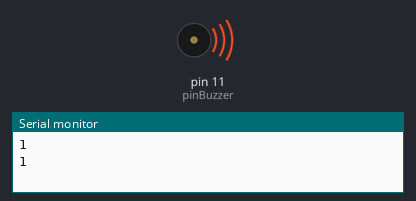
The sketch below on a simulated Arduino Uno, built with avr-gcc and run on an emulated ATmega328P. Shown: buzzer (waves = sounding), the last lines printed to the serial monitor.

Above: at 0.02 s.
At 2.69 s:
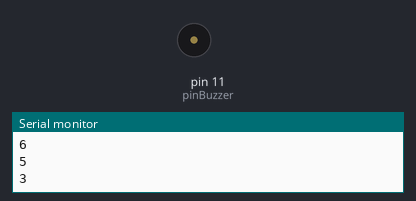
Timing chart, 0 to 3.0 s (numbered marks = the images above):
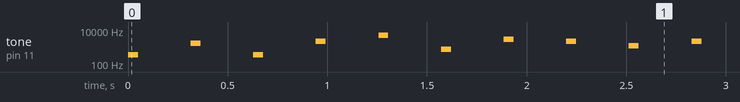

Measured:
- by itself, tone on pin 11 (pinBuzzer): plays 352 Hz for 0.05 s, 1675 Hz for 0.05 s, 352 Hz for 0.05 s, 2220 Hz for 0.05 s, 5032 Hz for 0.05 s, 746 Hz for 0.05 s … (414 notes in this stretch)

The sketch:

piOmega.ino
```cpp
int pinBuzzer = 11;

double mi = 166.32;
double fa = 176.22*2;
double fas = 186.65*4;
double sol = 197.74*6;
double sols = 209.48*8;
double la = 222.02*10;
double las = 235.22*12;
double si = 249.22*14;
double Do = 264.00*16;
double Dos = 279.60*18;


//double duracao = 314.15926535898;
double tempo = 314.15926535898;
int duracao = 50;


  byte valoresPi[1050] = {1,4,1,5,9,2,6,5,3,5,8,9,7,9,3,2,3,8,4,6,2,6,4,3,3,8,3,2,7,9,5,0,2,8,8,4,1,9,7,1,6,9,3,9,9,3,7,
  5,1,0,5,8,2,0,9,7,4,9,4,4,5,9,2,3,0,7,8,1,6,4,0,6,2,8,6,2,0,8,9,9,8,6,2,8,0,3,4,8,2,5,3,4,2,1,1,7,0,6,7,9,8,2,
  1,4,8,0,8,6,5,1,3,2,8,2,3,0,6,6,4,7,0,9,3,8,4,4,6,0,9,5,5,0,5,8,2,2,3,1,7,2,5,3,5,9,4,0,8,1,2,8,4,8,1,1,1,7,4,
  5,0,2,8,4,1,0,2,7,0,1,9,3,8,5,2,1,1,0,5,5,5,9,6,4,4,6,2,2,9,4,8,9,5,4,9,3,0,3,8,1,9,6,4,4,2,8,8,1,0,9,7,5,6,6,
  5,9,3,3,4,4,6,1,2,8,4,7,5,6,4,8,2,3,3,7,8,6,7,8,3,1,6,5,2,7,1,2,0,1,9,0,9,1,4,5,6,4,8,5,6,6,9,2,3,4,6,0,3,4,8,
  6,1,0,4,5,4,3,2,6,6,4,8,2,1,3,3,9,3,6,0,7,2,6,0,2,4,9,1,4,1,2,7,3,7,2,4,5,8,7,0,0,6,6,0,6,3,1,5,5,8,8,1,7,4,8,
  8,1,5,2,0,9,2,0,9,6,2,8,2,9,2,5,4,0,9,1,7,1,5,3,6,4,3,6,7,8,9,2,5,9,0,3,6,0,0,1,1,3,3,0,5,3,0,5,4,8,8,2,0,4,6,
  6,5,2,1,3,8,4,1,4,6,9,5,1,9,4,1,5,1,1,6,0,9,4,3,3,0,5,7,2,7,0,3,6,5,7,5,9,5,9,1,9,5,3,0,9,2,1,8,6,1,1,7,3,8,1,
  9,3,2,6,1,1,7,9,3,1,0,5,1,1,8,5,4,8,0,7,4,4,6,2,3,7,9,9,6,2,7,4,9,5,6,7,3,5,1,8,8,5,7,5,2,7,2,4,8,9,1,2,2,7,9,
  3,8,1,8,3,0,1,1,9,4,9,1,2,9,8,3,3,6,7,3,3,6,2,4,4,0,6,5,6,6,4,3,0,8,6,0,2,1,3,9,4,9,4,6,3,9,5,2,2,4,7,3,7,1,9,
  0,7,0,2,1,7,9,8,6,0,9,4,3,7,0,2,7,7,0,5,3,9,2,1,7,1,7,6,2,9,3,1,7,6,7,5,2,3,8,4,6,7,4,8,1,8,4,6,7,6,6,9,4,0,5,
  1,3,2,0,0,0,5,6,8,1,2,7,1,5,2,6,3,5,6,0,8,2,7,7,8,5,7,7,1,3,4,2,7,5,7,7,8,9,6,0,9,1,7,3,6,3,7,1,7,8,7,2,1,4,6,
  8,4,4,0,9,0,1,2,2,4,9,5,3,4,3,0,1,4,6,5,4,9,5,8,5,3,7,1,0,5,0,7,9,2,2,7,9,6,8,9,2,5,8,9,2,3,5,4,2,0,1,9,9,5,6,
  1,1,2,1,2,9,0,2,1,9,6,0,8,6,4,0,3,4,4,1,8,1,5,9,8,1,3,6,2,9,7,7,4,7,7,1,3,0,9,9,6,0,5,1,8,7,0,7,2,1,1,3,4,9,9,
  9,9,9,9,8,3,7,2,9,7,8,0,4,9,9,5,1,0,5,9,7,3,1,7,3,2,8,1,6,0,9,6,3,1,8,5,9,5,0,2,4,4,5,9,4,5,5,3,4,6,9,0,8,3,0,
  2,6,4,2,5,2,2,3,0,8,2,5,3,3,4,4,6,8,5,0,3,5,2,6,1,9,3,1,1,8,8,1,7,1,0,1,0,0,0,3,1,3,7,8,3,8,7,5,2,8,8,6,5,8,7,
  5,3,3,2,0,8,3,8,1,4,2,0,6,1,7,1,7,7,6,6,9,1,4,7,3,0,3,5,9,8,2,5,3,4,9,0,4,2,8,7,5,5,4,6,8,7,3,1,1,5,9,5,6,2,8,
  6,3,8,8,2,3,5,3,7,8,7,5,9,3,7,5,1,9,5,7,7,8,1,8,5,7,7,8,0,5,3,2,1,7,1,2,2,6,8,0,6,6,1,3,0,0,1,9,2,7,8,7,6,6,1,
  1,1,9,5,9,0,9,2,1,6,4,2,0,1,9,8,9};

void setup() {

  pinMode(pinBuzzer,OUTPUT);

  Serial.begin(9600);


}

void loop() {

  int i;

  int x = 1;

  Serial.println(x);

  for (i = 0; i < 1001; i++) {

    int aux = valoresPi[i];
    Serial.println(valoresPi[i]);

    switch(aux){
      case 0:
        tone(pinBuzzer,mi,duracao);
        delay(tempo);
        break;
      case 1:
        tone(pinBuzzer,fa,duracao);
        delay(tempo);
        break;
      case 2:
        tone(pinBuzzer,fas,duracao);
        delay(tempo);
        break;
      case 3:
        tone(pinBuzzer,sol,duracao);
        delay(tempo);
        break;
      case 4:
        tone(pinBuzzer,sols,duracao);
        delay(tempo);
      break;
      case 5:
        tone(pinBuzzer,la,duracao);
        delay(tempo);
        break;
      case 6:
        tone(pinBuzzer,las,duracao);
        delay(tempo);
        break;
      case 7:
        tone(pinBuzzer,si,duracao);
        delay(tempo);
        break;
      case 8:
        tone(pinBuzzer,Do,duracao);
        delay(tempo);
        break;
      case 9:
        tone(pinBuzzer,Dos,duracao);
        delay(tempo);
        break;

    }


  }

}
```
